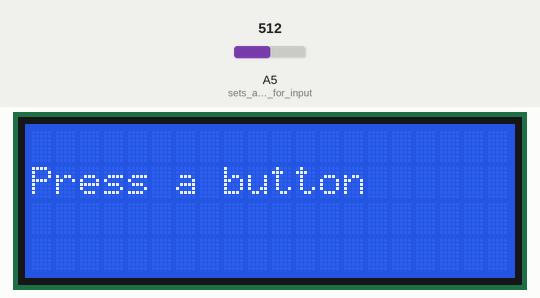
Simulated run of this sketch. Board: Arduino Uno, built with avr-gcc and run on an emulated ATmega328P. Shown: 20×4 character LCD. Inputs (shaded band) come from the test bench; at power-on: A5 (sets_analog_pin_for_input) = 512.

Above: at 1.2 s.
1.3 s: A5 (sets_analog_pin_for_input) set to 480
3.2 s: A5 (sets_analog_pin_for_input) set to 455
At 5.2 s:
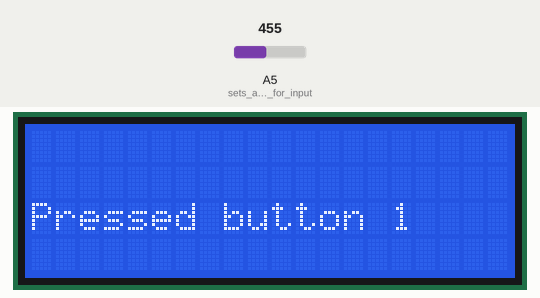
5.5 s: A5 (sets_analog_pin_for_input) set to 511
At 7.1 s:
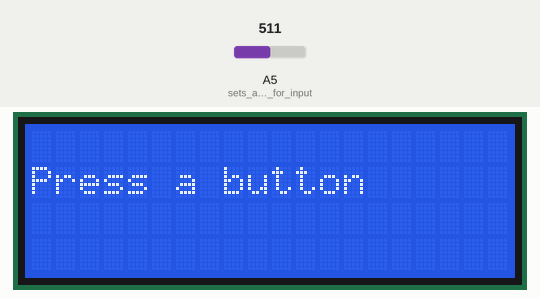
Timing chart, 0 to 8.6 s (numbered marks = the images above; inputs shaded):
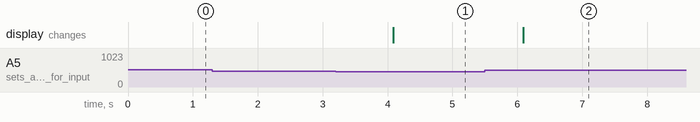

The sketch:

LCD_multiboton.ino
```cpp
#include <LiquidCrystal.h>
LiquidCrystal lcd(12, 11, 5, 4, 2, 3);
int a=0;

void setup()
{
  lcd.begin(20, 4);
  pinMode(A5, INPUT_PULLUP); // sets analog pin for input

}

int readButtons(int pin)
// returns the button number pressed, or zero for none pressed
// int pin is the analog pin number to read
{
  int b,c = 0;
  c=analogRead(pin); // get the analog value
  if (c>1000)
  {
    b=0; // buttons have not been pressed
  }
else
  if (c>440 && c<470)
  {
    b=1; // button 1 pressed
  }
  else
    if (c<400 && c>370)
    {
      b=2; // button 2 pressed
    }
    else
      if (c>280 && c<310)
      {
        b=3; // button 3 pressed
      }
      else
        if (c>150 && c<180)
        {
          b=4; // button 4 pressed
        }
        else
          if (c<20)
          {
            b=5; // button 5 pressed
          }
return b;
}

void loop()
{
  a=readButtons(5);
  lcd.clear();
  if (a==0) // no buttons pressed
  {
    lcd.setCursor(0,1);
    lcd.print("Press a button");
  }
  else
    if (a>0) // someone pressed a button!
    {
      lcd.setCursor(0,2);
      lcd.print("Pressed button ");
      lcd.print(a);
    }
  delay(1000); // give the human time to read LCD
}
```

Measured:
- the behaviour switches between 470 and 469 on A5 (sets_analog_pin_for_input) (found by bisection; images 0 and 1)
- after the input at 1.3 s, every drawn part: stays the same
- after the input at 3.2 s, the display: changes after 0.88 s (image 1)
- after the input at 5.5 s, the display: changes after 0.59 s (image 2)
